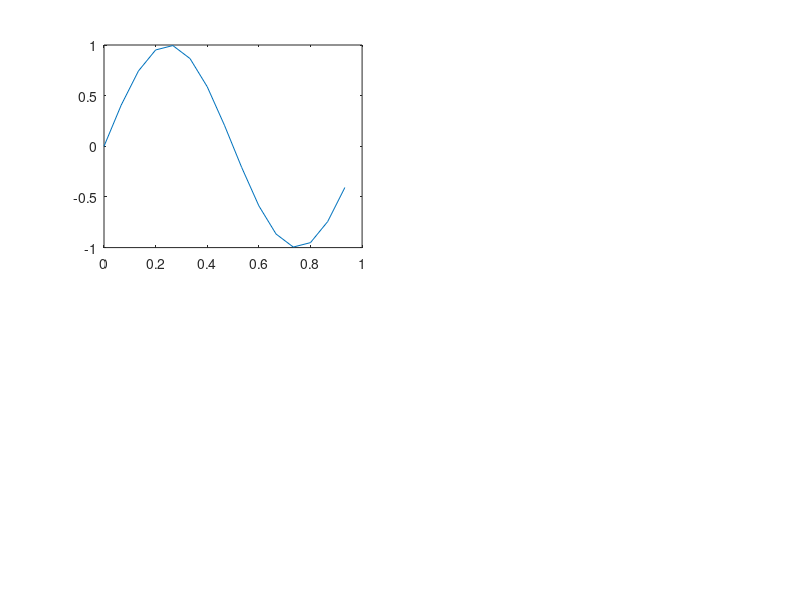

This figure's MATLAB source: (Note: this script raises an error after producing the figure.)
%test GenPSD
close all
fus = 1;
Fs = 15
t = 0:1/Fs:1-1/Fs;
t(end)
N = length(t)
signal = sin(2*pi*fus*t);
figure
subplot(2,2,1)
plot(t,signal)

[PSD,f] = genPSD(signal,t,Fs,0);
subplot(2,2,2)
plot(f,PSD)


N2 = 17;
t = linspace(0,1,N2);
t(end)
Fs2 = 1/(t(2)-t(1))
signal = sin(2*pi*fus*t);
subplot(2,2,3)
plot(t,signal)

[PSD,f] = genPSD(signal,t,Fs2,0);
subplot(2,2,4)
plot(f,PSD)